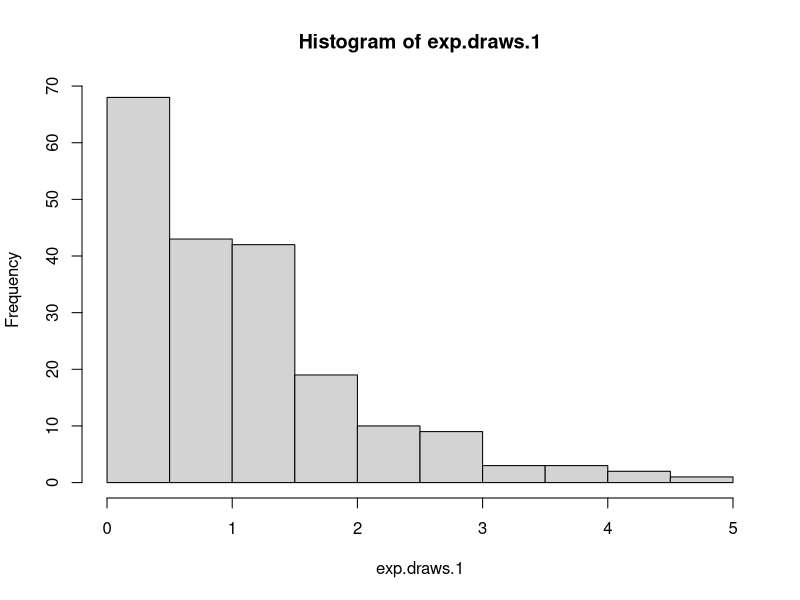
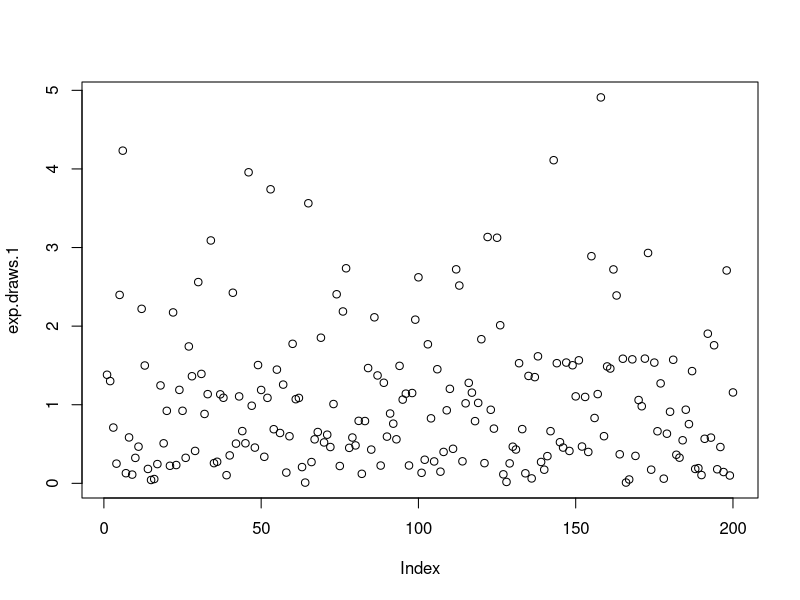
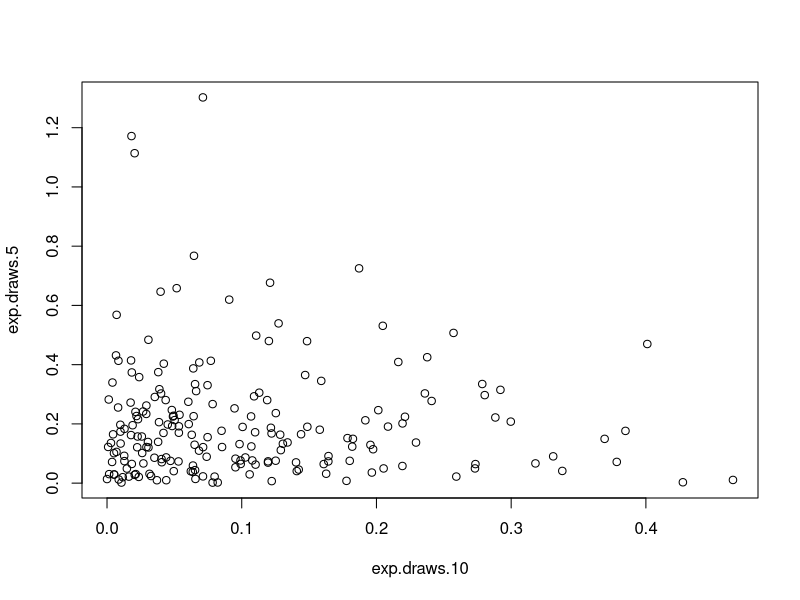
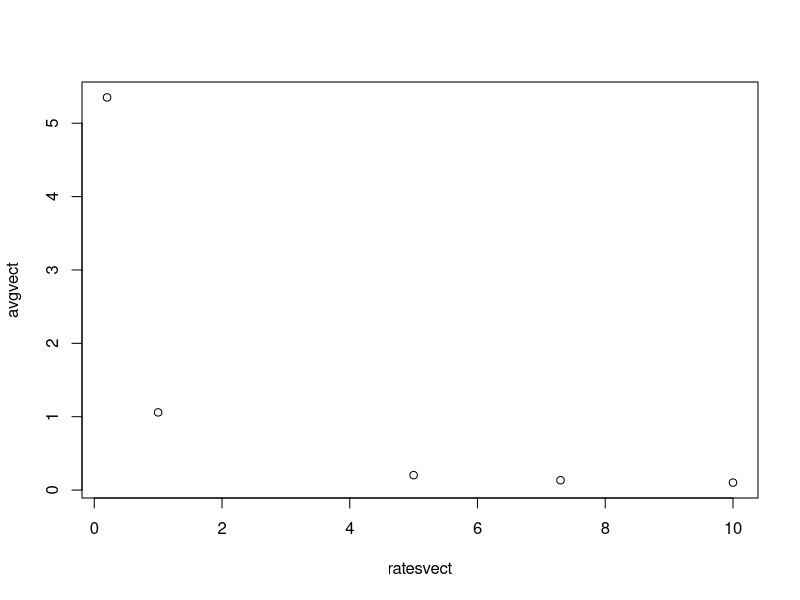
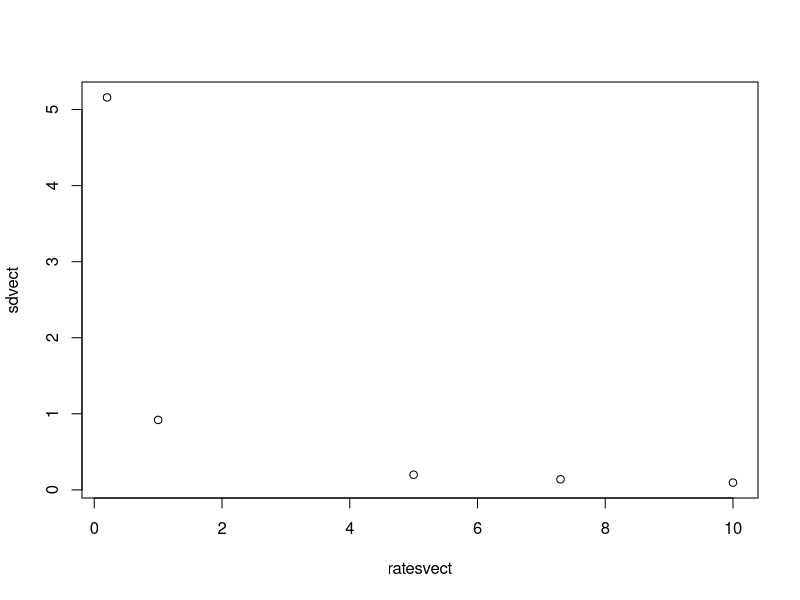
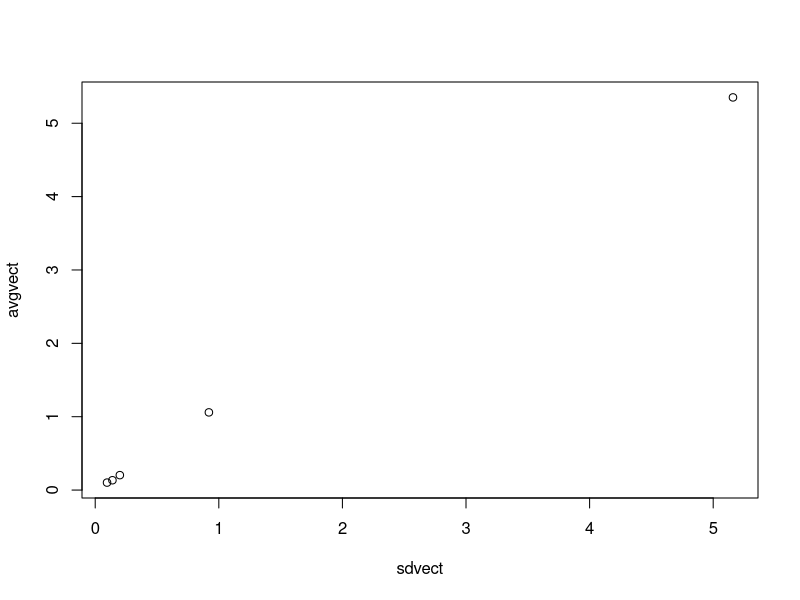

Write R code to recreate these figures, in order.
# Week 2 Homework

# Q1. generate data set named exp.draws.1; find mean & sd of data set
exp.draws.1 <- rexp(n=200)
mean(exp.draws.1)
sd(exp.draws.1)

# Q2. generate data sets with rates at .2, 5, 7.3, & 10
exp.draws.0.2 <- rexp(n=200, rate=.2)
exp.draws.5 <- rexp(n=200, rate=5)
exp.draws.7.3 <- rexp(n=200, rate=7.3)
exp.draws.10 <- rexp(n=200, rate = 10)

# Q3a. histogram of standard exp. distribution
# In this data set, numbers between 0 and 1 are more frequent, and as the numbers increase,
# the frequency of those numbers decrease exponentially.
hist(exp.draws.1)

# Q3b. scatterplots
# The majority of the data is between 0 and 3, and there is no pattern regarding the index
# and the data value. 
plot(exp.draws.1)

# Q3c. scatterplot of two vectors
# The majority of the data is crowded around the lower left corner, but there is no other
# pattern between the data sets. For both data sets, few values are in the upper range.
plot(exp.draws.10, exp.draws.5)

# Q4a. scatterplot: means & rates
ratesvect <- c(1, .2, 5, 7.3, 10)
avgvect <- c(mean(exp.draws.1), mean(exp.draws.0.2), mean(exp.draws.5), 
             mean(exp.draws.7.3), mean(exp.draws.10))
plot(ratesvect, avgvect)

# Q4b. scatterplot: sd & rates
# As rates increase, the standard deviation of those data sets decrease exponentially.
sdvect <- c(sd(exp.draws.1), sd(exp.draws.0.2), sd(exp.draws.5), 
            sd(exp.draws.7.3), sd(exp.draws.10))
plot(ratesvect, sdvect)

# Q4c. scatterplot: means & sd
# The standard deviation and means of the data sets are positively correlated
plot(sdvect, avgvect)



